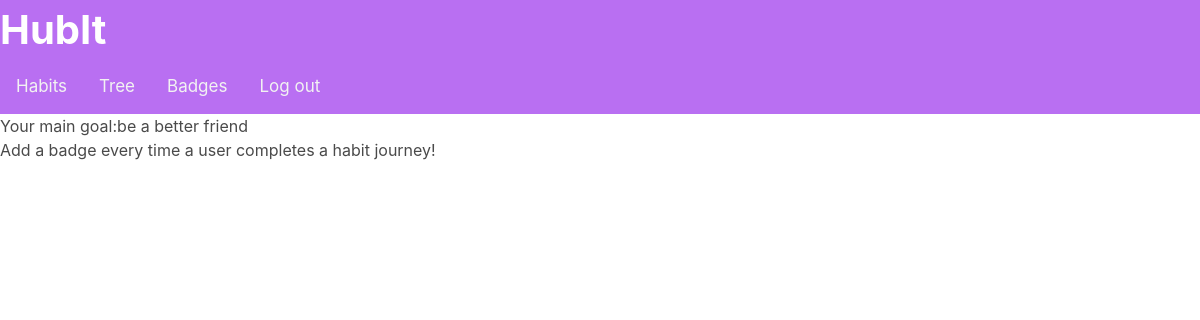
The page /badges (signed in) on the database as committed earlier.
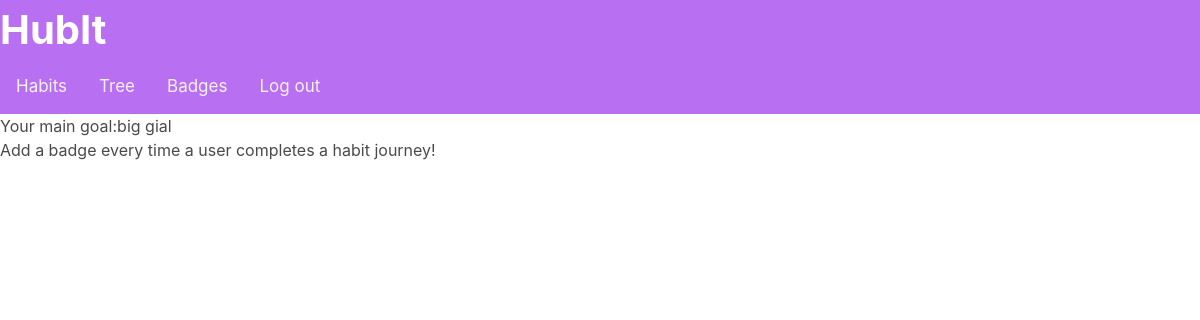
The same page on the database as committed later.
### app.py (models this page shows)
class Big_goal(db.Model):
    id = db.Column(db.Integer, primary_key = True, autoincrement = True )
    user_id = db.Column(db.Integer)
    goal = db.Column(db.String(1000), nullable = False)
    date_added = db.Column(db.DateTime, default=datetime.now())
    def __repr__(self):
        return "<Goal %r>" % self.goal

### app.py (the view)
@app.route('/badges')
@login_required
def badges():
    goal = Big_goal.query.order_by(Big_goal.date_added.desc()).first()
    print(f"retrieved your goal {goal}")
    return render_template("badges.html", goal=goal.goal)

### app.py (called while the page is built)
@login_manager.user_loader
def load_user(user_id):
    return User.query.get(int(user_id))

def login_required(f):
    @wraps(f)
    def decorated_function(*args, **kwargs):
        if session.get("email") is None:
            return redirect(url_for('login'))
        return f(*args, **kwargs)
    return decorated_function

### templates/badges.html
{% extends "layout.html" %}
{% block header%}
<link rel="stylesheet" href="https://cdn.jsdelivr.net/npm/bulma@0.9.3/css/bulma.min.css">
<h2>Your main goal:{{ goal }}</h2>
<h1>Add a badge every time a user completes a habit journey!</h>
{% endblock %}

Rows that differ between the two databases and show on the page:
no longer on this page (row unchanged): Big_goal: goal "be a better friend"
added Big_goal: goal "big gial"
